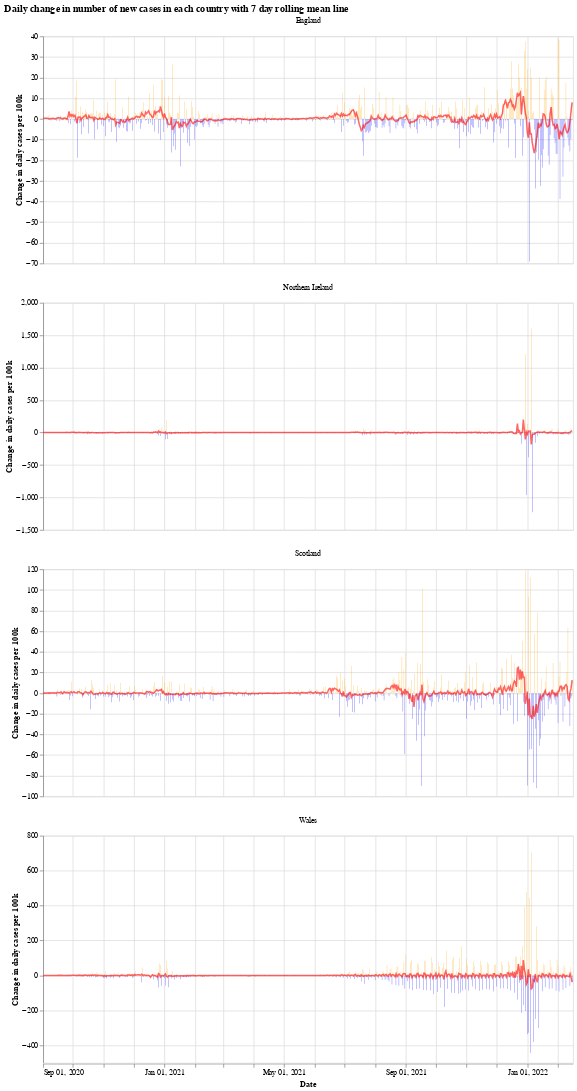

Notebook cell for this chart:
### Markdown cell above
We will use the Python library `Altair` for visualising the data, see the [altair docs](https://altair-viz.github.io/) for more information.

First we have a graph which shows the daily change in the number of new cases for each country. This number jumps up and down all over the place, which is likely due to delay in reporting of new cases over the weekend. Another interesting thing is that it looks like the daily cases in Wales experienced a much shorter period of calm over the summer (calm in the sense of daily cases not jumping up and down).

The orange bars are days when the number of new cases (per 100k population) was more than the previous day, while the blue are days when the number of new cases dropped. The red line is the 7 day moving average. 

When the moving average line is below 0, it means that there is a consistent drop in new cases. We can see this clearly happening around the times that lockdowns were introduced (though, to varying degrees). I will update the graphs soon with a marker of when each lockdown started.

### Code cell
# collapse
import altair as alt

bars = alt.Chart(uk_cases).mark_bar().encode(
    x=alt.X("yearmonthdate(date):T", axis=alt.Axis(title='Date')),
    y=alt.Y("casesChangeRate:Q", axis=alt.Axis(title='Change in daily cases per 100k')),
    tooltip='casesChange',
    color=alt.condition(
        alt.datum.casesChangeRate > 0,
        alt.value("orange"),  # The positive color
        alt.value("blue")  # The negative color
    )
).properties(title='Daily change in number of new cases with 7 day rolling mean',width=700).interactive()

line = alt.Chart(uk_cases).mark_line(
    color='red',
    size=2,
    opacity=0.6
).transform_window(
    rolling_mean='mean(casesChangeRate)',
    frame=[0, 7],
    groupby=['areaName']
).encode(
    x='yearmonthdate(date):T',
    y='rolling_mean:Q'
)

alt.layer(bars, line, data=uk_cases).facet(alt.Column(
    'areaName', title=''), columns=1).resolve_scale(y='independent').properties(title='Daily change in number of new cases in each country with 7 day rolling mean line')

### Figure 1 — Vega-Lite specification as saved in the notebook (floating-point values rounded to 4 significant figures; data arrays with more than 128 entries replaced by an {"elided": "..."} marker saying what was removed)
{"config": {"view": {"continuousWidth": 400, "continuousHeight": 300}}, "data": {"name": "data-978e3da8dde79462e896aec3d08fec41"}, "facet": {"type": "nominal", "field": "areaName", "title": ""}, "spec": {"layer": [{"mark": "bar", "encoding": {"color": {"condition": {"value": "orange", "test": "(datum.casesChangeRate > 0)"}, "value": "blue"}, "tooltip": {"type": "quantitative", "field": "casesChange"}, "x": {"type": "temporal", "axis": {"title": "Date"}, "field": "date", "timeUnit": "yearmonthdate"}, "y": {"type": "quantitative", "axis": {"title": "Change in daily cases per 100k"}, "field": "casesChangeRate"}}, "selection": {"selector001": {"type": "interval", "bind": "scales", "encodings": ["x", "y"]}}, "title": "Daily change in number of new cases with 7 day rolling mean", "width": 700}, {"mark": {"type": "line", "color": "red", "opacity": 0.6, "size": 2}, "encoding": {"x": {"type": "temporal", "field": "date", "timeUnit": "yearmonthdate"}, "y": {"type": "quantitative", "field": "rolling_mean"}}, "transform": [{"window": [{"op": "mean", "field": "casesChangeRate", "as": "rolling_mean"}], "frame": [0, 7], "groupby": ["areaName"]}]}]}, "columns": 1, "resolve": {"scale": {"y": "independent"}}, "title": "Daily change in number of new cases in each country with 7 day rolling mean line", "$schema": "https://vega.github.io/schema/vega-lite/v4.8.1.json", "datasets": {"data-978e3da8dde79462e896aec3d08fec41": {"elided": "2132 records"}}}
